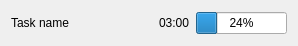
<?xml version="1.0" encoding="UTF-8"?>
<ui version="4.0">
 <class>TaskListItem</class>
 <widget class="QWidget" name="TaskListItem">
  <property name="geometry">
   <rect>
    <x>0</x>
    <y>0</y>
    <width>298</width>
    <height>46</height>
   </rect>
  </property>
  <property name="windowTitle">
   <string>Form</string>
  </property>
  <layout class="QHBoxLayout" name="horizontalLayout">
   <item>
    <widget class="QLabel" name="label">
     <property name="sizePolicy">
      <sizepolicy hsizetype="Expanding" vsizetype="Preferred">
       <horstretch>0</horstretch>
       <verstretch>0</verstretch>
      </sizepolicy>
     </property>
     <property name="text">
      <string>Task name</string>
     </property>
    </widget>
   </item>
   <item>
    <widget class="QLabel" name="label_2">
     <property name="text">
      <string>03:00</string>
     </property>
    </widget>
   </item>
   <item>
    <widget class="QProgressBar" name="progressBar">
     <property name="sizePolicy">
      <sizepolicy hsizetype="Fixed" vsizetype="Fixed">
       <horstretch>0</horstretch>
       <verstretch>0</verstretch>
      </sizepolicy>
     </property>
     <property name="value">
      <number>24</number>
     </property>
    </widget>
   </item>
  </layout>
 </widget>
 <resources/>
 <connections/>
</ui>
